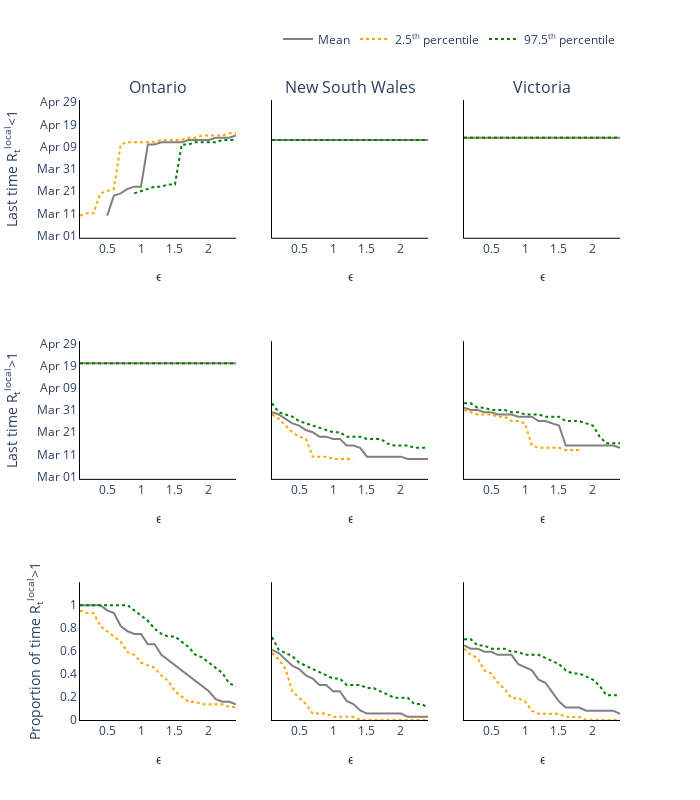

Notebook source saved alongside this figure:
### Markdown cell above
## Plot of Last times to R>1 and R<1 and Proprtion of time R>1

### Code cell
from plotly.subplots import make_subplots

colours = ['grey', 'orange', 'green']
regions = ['Ontario', 'New South Wales', 'Victoria']
trace_name = ['Last time R<sub>t</sub><sup>local</sup><1', 'Last time R<sub>t</sub><sup>local</sup>>1', 'Proportion of time R<sub>t</sub><sup>local</sup>>1']

titles = ['{}'.format(r) for r in regions]
titles.extend([None]*6)

traces_mean = [
    [last_time_r_less_than_1_ON, last_time_r_less_than_1_NSW, last_time_r_less_than_1_VIC],
    [last_time_r_more_than_1_ON, last_time_r_more_than_1_NSW, last_time_r_more_than_1_VIC],
    [proportion_time_r_more_than_1_ON, proportion_time_r_more_than_1_NSW, proportion_time_r_more_than_1_VIC]]

traces_lower = [
    [last_time_r_less_than_1_LowerCI_ON, last_time_r_less_than_1_LowerCI_NSW, last_time_r_less_than_1_LowerCI_VIC],
    [last_time_r_more_than_1_LowerCI_ON, last_time_r_more_than_1_LowerCI_NSW, last_time_r_more_than_1_LowerCI_VIC],
    [proportion_time_r_more_than_1_LowerCI_ON, proportion_time_r_more_than_1_LowerCI_NSW, proportion_time_r_more_than_1_LowerCI_VIC]]

traces_upper = [
    [last_time_r_less_than_1_UpperCI_ON, last_time_r_less_than_1_UpperCI_NSW, last_time_r_less_than_1_UpperCI_VIC],
    [last_time_r_more_than_1_UpperCI_ON, last_time_r_more_than_1_UpperCI_NSW, last_time_r_more_than_1_UpperCI_VIC],
    [proportion_time_r_more_than_1_UpperCI_ON, proportion_time_r_more_than_1_UpperCI_NSW, proportion_time_r_more_than_1_UpperCI_VIC]]

fig = go.Figure()
fig = make_subplots(rows=3, cols=3, subplot_titles=tuple(titles), shared_yaxes=True)

# Plot (bar chart cases each day)
for row in range(3):
    for col in range(3):
        if (row != 0) or (col != 0):
            # Plot of incidences
            fig.add_trace(
                go.Scatter(
                    x=large_epsilon_range,
                    y=traces_mean[row][col],
                    mode='lines',
                    name='Mean',
                    showlegend=False,
                    line_color=colours[0],
                ),
                row= row+1,
                col= col+1
            )

            fig.add_trace(
                go.Scatter(
                    x=large_epsilon_range,
                    y=traces_lower[row][col],
                    mode='lines',
                    name='2.5<sup>th</sup> percentile',
                    showlegend=False,
                    line_color=colours[1],
                    line={'dash': 'dot'}
                ),
                row= row+1,
                col= col+1
            )

            fig.add_trace(
                go.Scatter(
                    x=large_epsilon_range,
                    y=traces_upper[row][col],
                    mode='lines',
                    name='97.5<sup>th</sup> percentile',
                    showlegend=False,
                    line_color=colours[2],
                    line={'dash': 'dot'}
                ),
                row= row+1,
                col= col+1
            )

            fig.update_xaxes(row=row+1, col=col+1, title_text='ϵ')
        
        else:
            fig.add_trace(
                go.Scatter(
                    x=large_epsilon_range,
                    y=traces_mean[row][col],
                    mode='lines',
                    name='Mean',
                    line_color=colours[0]
                ),
                row= row+1,
                col= col+1
            )

            fig.add_trace(
                go.Scatter(
                    x=large_epsilon_range,
                    y=traces_lower[row][col],
                    mode='lines',
                    name='2.5<sup>th</sup> percentile',
                    line_color=colours[1],
                    line={'dash': 'dot'}
                ),
                row= row+1,
                col= col+1
            )

            fig.add_trace(
                go.Scatter(
                    x=large_epsilon_range,
                    y=traces_upper[row][col],
                    mode='lines',
                    name='97.5<sup>th</sup> percentile',
                    line_color=colours[2],
                    line={'dash': 'dot'}
                ),
                row= row+1,
                col= col+1
            )

            fig.update_xaxes(row=row+1, col=col+1, title_text='ϵ')


# Add axis labels
fig.update_layout(
    width=700, 
    height=800,
    plot_bgcolor='white',
    xaxis=dict(linecolor='black'),
    yaxis=dict(
        linecolor='black',
        range=[0, 62],
        tickvals=np.arange(1, 62, 10).tolist(),
        ticktext=['Mar 01', 'Mar 11', 'Mar 21', 'Mar 31', 'Apr 09', 'Apr 19', 'Apr 29']),
    xaxis2=dict(linecolor='black'),
    yaxis2=dict(
        linecolor='black',
        range=[0, 62],
        tickvals=np.arange(1, 62, 10).tolist(),
        ticktext=['Mar 01', 'Mar 11', 'Mar 21', 'Mar 31', 'Apr 09', 'Apr 19', 'Apr 29']),
    xaxis3=dict(linecolor='black'),
    yaxis3=dict(
        linecolor='black',
        range=[0, 62],
        tickvals=np.arange(1, 62, 10).tolist(),
        ticktext=['Mar 01', 'Mar 11', 'Mar 21', 'Mar 31', 'Apr 09', 'Apr 19', 'Apr 29']),
    xaxis4=dict(linecolor='black'),
    yaxis4=dict(
        linecolor='black',
        range=[0, 62],
        tickvals=np.arange(1, 62, 10).tolist(),
        ticktext=['Mar 01', 'Mar 11', 'Mar 21', 'Mar 31', 'Apr 09', 'Apr 19', 'Apr 29']),
    xaxis5=dict(linecolor='black'),
    yaxis5=dict(
        linecolor='black',
        range=[0, 62],
        tickvals=np.arange(1, 62, 10).tolist(),
        ticktext=['Mar 01', 'Mar 11', 'Mar 21', 'Mar 31', 'Apr 09', 'Apr 19', 'Apr 29']),
    xaxis6=dict(linecolor='black'),
    yaxis6=dict(
        linecolor='black',
        range=[0, 62],
        tickvals=np.arange(1, 62, 10).tolist(),
        ticktext=['Mar 01', 'Mar 11', 'Mar 21', 'Mar 31', 'Apr 09', 'Apr 19', 'Apr 29']),
    xaxis7=dict(linecolor='black'),
    yaxis7=dict(
        linecolor='black',
        range=[0, 1.2],
        tickvals=np.arange(0, 1.1, 0.2).tolist(),
        ticktext=['0', '0.2', '0.4', '0.6', '0.8', '1']),
    xaxis8=dict(linecolor='black'),
    yaxis8=dict(
        linecolor='black',
        range=[0, 1.2],
        tickvals=np.arange(0, 1.1, 0.2).tolist(),
        ticktext=['0', '0.2', '0.4', '0.6', '0.8', '1']),
    xaxis9=dict(linecolor='black'),
    yaxis9=dict(
        linecolor='black',
        range=[0, 1.2],
        tickvals=np.arange(0, 1.1, 0.2).tolist(),
        ticktext=['0', '0.2', '0.4', '0.6', '0.8', '1']),
    legend=dict(
        orientation='h',
        yanchor="bottom",
        y=1.075,
        xanchor="right",
        x=1)
    )

fig.update_yaxes(row=1, col=1, title_text=trace_name[0])
fig.update_yaxes(row=2, col=1, title_text=trace_name[1])
fig.update_yaxes(row=3, col=1, title_text=trace_name[2])

fig.write_image('Figure-3.pdf')
fig.show()

### Figure 1 — Plotly figure (JSON) as saved in the notebook; plotly's stock layout.template omitted (floating-point values rounded to 4 significant figures)
{"data": [{"line": {"color": "grey"}, "mode": "lines", "name": "Mean", "type": "scatter", "x": [0.1, 0.2, 0.3, 0.4, 0.5, 0.6, 0.7, 0.8, 0.9, 1, 1.1, 1.2, 1.3, 1.4, 1.5, 1.6, 1.7, 1.8, 1.9, 2, 2.1, 2.2, 2.3, 2.4], "xaxis": "x", "y": [null, null, null, null, 10, 19, 20, 22, 23, 23, 42, 42, 43, 43, 43, 43, 44, 44, 44, 44, 45, 45, 45, 46], "yaxis": "y"}, {"line": {"color": "orange", "dash": "dot"}, "mode": "lines", "name": "2.5<sup>th</sup> percentile", "type": "scatter", "x": [0.1, 0.2, 0.3, 0.4, 0.5, 0.6, 0.7, 0.8, 0.9, 1, 1.1, 1.2, 1.3, 1.4, 1.5, 1.6, 1.7, 1.8, 1.9, 2, 2.1, 2.2, 2.3, 2.4], "xaxis": "x", "y": [10, 11, 11, 20, 21, 22, 42, 43, 43, 43, 43, 43, 44, 44, 44, 44, 45, 45, 46, 46, 46, 46, 47, 47], "yaxis": "y"}, {"line": {"color": "green", "dash": "dot"}, "mode": "lines", "name": "97.5<sup>th</sup> percentile", "type": "scatter", "x": [0.1, 0.2, 0.3, 0.4, 0.5, 0.6, 0.7, 0.8, 0.9, 1, 1.1, 1.2, 1.3, 1.4, 1.5, 1.6, 1.7, 1.8, 1.9, 2, 2.1, 2.2, 2.3, 2.4], "xaxis": "x", "y": [null, null, null, null, null, null, null, null, 20, 21, 22, 23, 23, 24, 24, 42, 42, 43, 43, 43, 43, 44, 44, 44], "yaxis": "y"}, {"line": {"color": "grey"}, "mode": "lines", "name": "Mean", "showlegend": false, "type": "scatter", "x": [0.1, 0.2, 0.3, 0.4, 0.5, 0.6, 0.7, 0.8, 0.9, 1, 1.1, 1.2, 1.3, 1.4, 1.5, 1.6, 1.7, 1.8, 1.9, 2, 2.1, 2.2, 2.3, 2.4], "xaxis": "x2", "y": [44, 44, 44, 44, 44, 44, 44, 44, 44, 44, 44, 44, 44, 44, 44, 44, 44, 44, 44, 44, 44, 44, 44, 44], "yaxis": "y2"}, {"line": {"color": "orange", "dash": "dot"}, "mode": "lines", "name": "2.5<sup>th</sup> percentile", "showlegend": false, "type": "scatter", "x": [0.1, 0.2, 0.3, 0.4, 0.5, 0.6, 0.7, 0.8, 0.9, 1, 1.1, 1.2, 1.3, 1.4, 1.5, 1.6, 1.7, 1.8, 1.9, 2, 2.1, 2.2, 2.3, 2.4], "xaxis": "x2", "y": [44, 44, 44, 44, 44, 44, 44, 44, 44, 44, 44, 44, 44, 44, 44, 44, 44, 44, 44, 44, 44, 44, 44, 44], "yaxis": "y2"}, {"line": {"color": "green", "dash": "dot"}, "mode": "lines", "name": "97.5<sup>th</sup> percentile", "showlegend": false, "type": "scatter", "x": [0.1, 0.2, 0.3, 0.4, 0.5, 0.6, 0.7, 0.8, 0.9, 1, 1.1, 1.2, 1.3, 1.4, 1.5, 1.6, 1.7, 1.8, 1.9, 2, 2.1, 2.2, 2.3, 2.4], "xaxis": "x2", "y": [44, 44, 44, 44, 44, 44, 44, 44, 44, 44, 44, 44, 44, 44, 44, 44, 44, 44, 44, 44, 44, 44, 44, 44], "yaxis": "y2"}, {"line": {"color": "grey"}, "mode": "lines", "name": "Mean", "showlegend": false, "type": "scatter", "x": [0.1, 0.2, 0.3, 0.4, 0.5, 0.6, 0.7, 0.8, 0.9, 1, 1.1, 1.2, 1.3, 1.4, 1.5, 1.6, 1.7, 1.8, 1.9, 2, 2.1, 2.2, 2.3, 2.4], "xaxis": "x3", "y": [45, 45, 45, 45, 45, 45, 45, 45, 45, 45, 45, 45, 45, 45, 45, 45, 45, 45, 45, 45, 45, 45, 45, 45], "yaxis": "y3"}, {"line": {"color": "orange", "dash": "dot"}, "mode": "lines", "name": "2.5<sup>th</sup> percentile", "showlegend": false, "type": "scatter", "x": [0.1, 0.2, 0.3, 0.4, 0.5, 0.6, 0.7, 0.8, 0.9, 1, 1.1, 1.2, 1.3, 1.4, 1.5, 1.6, 1.7, 1.8, 1.9, 2, 2.1, 2.2, 2.3, 2.4], "xaxis": "x3", "y": [45, 45, 45, 45, 45, 45, 45, 45, 45, 45, 45, 45, 45, 45, 45, 45, 45, 45, 45, 45, 45, 45, 45, 45], "yaxis": "y3"}, {"line": {"color": "green", "dash": "dot"}, "mode": "lines", "name": "97.5<sup>th</sup> percentile", "showlegend": false, "type": "scatter", "x": [0.1, 0.2, 0.3, 0.4, 0.5, 0.6, 0.7, 0.8, 0.9, 1, 1.1, 1.2, 1.3, 1.4, 1.5, 1.6, 1.7, 1.8, 1.9, 2, 2.1, 2.2, 2.3, 2.4], "xaxis": "x3", "y": [45, 45, 45, 45, 45, 45, 45, 45, 45, 45, 45, 45, 45, 45, 45, 45, 45, 45, 45, 45, 45, 45, 45, 45], "yaxis": "y3"}, {"line": {"color": "grey"}, "mode": "lines", "name": "Mean", "showlegend": false, "type": "scatter", "x": [0.1, 0.2, 0.3, 0.4, 0.5, 0.6, 0.7, 0.8, 0.9, 1, 1.1, 1.2, 1.3, 1.4, 1.5, 1.6, 1.7, 1.8, 1.9, 2, 2.1, 2.2, 2.3, 2.4], "xaxis": "x4", "y": [52, 52, 52, 52, 52, 52, 52, 52, 52, 52, 52, 52, 52, 52, 52, 52, 52, 52, 52, 52, 52, 52, 52, 52], "yaxis": "y4"}, {"line": {"color": "orange", "dash": "dot"}, "mode": "lines", "name": "2.5<sup>th</sup> percentile", "showlegend": false, "type": "scatter", "x": [0.1, 0.2, 0.3, 0.4, 0.5, 0.6, 0.7, 0.8, 0.9, 1, 1.1, 1.2, 1.3, 1.4, 1.5, 1.6, 1.7, 1.8, 1.9, 2, 2.1, 2.2, 2.3, 2.4], "xaxis": "x4", "y": [52, 52, 52, 52, 52, 52, 52, 52, 52, 52, 52, 52, 52, 52, 52, 52, 52, 52, 52, 52, 52, 52, 52, 52], "yaxis": "y4"}, {"line": {"color": "green", "dash": "dot"}, "mode": "lines", "name": "97.5<sup>th</sup> percentile", "showlegend": false, "type": "scatter", "x": [0.1, 0.2, 0.3, 0.4, 0.5, 0.6, 0.7, 0.8, 0.9, 1, 1.1, 1.2, 1.3, 1.4, 1.5, 1.6, 1.7, 1.8, 1.9, 2, 2.1, 2.2, 2.3, 2.4], "xaxis": "x4", "y": [52, 52, 52, 52, 52, 52, 52, 52, 52, 52, 52, 52, 52, 52, 52, 52, 52, 52, 52, 52, 52, 52, 52, 52], "yaxis": "y4"}, {"line": {"color": "grey"}, "mode": "lines", "name": "Mean", "showlegend": false, "type": "scatter", "x": [0.1, 0.2, 0.3, 0.4, 0.5, 0.6, 0.7, 0.8, 0.9, 1, 1.1, 1.2, 1.3, 1.4, 1.5, 1.6, 1.7, 1.8, 1.9, 2, 2.1, 2.2, 2.3, 2.4], "xaxis": "x5", "y": [30, 29, 27, 25, 24, 22, 21, 19, 19, 18, 18, 15, 15, 14, 10, 10, 10, 10, 10, 10, 9, 9, 9, 9], "yaxis": "y5"}, {"line": {"color": "orange", "dash": "dot"}, "mode": "lines", "name": "2.5<sup>th</sup> percentile", "showlegend": false, "type": "scatter", "x": [0.1, 0.2, 0.3, 0.4, 0.5, 0.6, 0.7, 0.8, 0.9, 1, 1.1, 1.2, 1.3, 1.4, 1.5, 1.6, 1.7, 1.8, 1.9, 2, 2.1, 2.2, 2.3, 2.4], "xaxis": "x5", "y": [29, 27, 24, 21, 19, 18, 10, 10, 10, 9, 9, 9, 9, null, null, null, null, null, null, null, null, null, null, null], "yaxis": "y5"}, {"line": {"color": "green", "dash": "dot"}, "mode": "lines", "name": "97.5<sup>th</sup> percentile", "showlegend": false, "type": "scatter", "x": [0.1, 0.2, 0.3, 0.4, 0.5, 0.6, 0.7, 0.8, 0.9, 1, 1.1, 1.2, 1.3, 1.4, 1.5, 1.6, 1.7, 1.8, 1.9, 2, 2.1, 2.2, 2.3, 2.4], "xaxis": "x5", "y": [34, 30, 29, 28, 26, 25, 24, 23, 22, 21, 21, 19, 19, 19, 18, 18, 18, 16, 15, 15, 15, 14, 14, 14], "yaxis": "y5"}, {"line": {"color": "grey"}, "mode": "lines", "name": "Mean", "showlegend": false, "type": "scatter", "x": [0.1, 0.2, 0.3, 0.4, 0.5, 0.6, 0.7, 0.8, 0.9, 1, 1.1, 1.2, 1.3, 1.4, 1.5, 1.6, 1.7, 1.8, 1.9, 2, 2.1, 2.2, 2.3, 2.4], "xaxis": "x6", "y": [32, 31, 31, 30, 30, 29, 29, 29, 28, 28, 28, 26, 26, 25, 24, 15, 15, 15, 15, 15, 15, 15, 15, 14], "yaxis": "y6"}, {"line": {"color": "orange", "dash": "dot"}, "mode": "lines", "name": "2.5<sup>th</sup> percentile", "showlegend": false, "type": "scatter", "x": [0.1, 0.2, 0.3, 0.4, 0.5, 0.6, 0.7, 0.8, 0.9, 1, 1.1, 1.2, 1.3, 1.4, 1.5, 1.6, 1.7, 1.8, 1.9, 2, 2.1, 2.2, 2.3, 2.4], "xaxis": "x6", "y": [31, 30, 29, 29, 29, 28, 28, 26, 26, 25, 15, 14, 14, 14, 14, 13, 13, 13, null, null, null, null, null, null], "yaxis": "y6"}, {"line": {"color": "green", "dash": "dot"}, "mode": "lines", "name": "97.5<sup>th</sup> percentile", "showlegend": false, "type": "scatter", "x": [0.1, 0.2, 0.3, 0.4, 0.5, 0.6, 0.7, 0.8, 0.9, 1, 1.1, 1.2, 1.3, 1.4, 1.5, 1.6, 1.7, 1.8, 1.9, 2, 2.1, 2.2, 2.3, 2.4], "xaxis": "x6", "y": [34, 34, 32, 32, 31, 31, 31, 30, 30, 29, 29, 29, 28, 28, 28, 26, 26, 26, 25, 24, 19, 16, 16, 16], "yaxis": "y6"}, {"line": {"color": "grey"}, "mode": "lines", "name": "Mean", "showlegend": false, "type": "scatter", "x": [0.1, 0.2, 0.3, 0.4, 0.5, 0.6, 0.7, 0.8, 0.9, 1, 1.1, 1.2, 1.3, 1.4, 1.5, 1.6, 1.7, 1.8, 1.9, 2, 2.1, 2.2, 2.3, 2.4], "xaxis": "x7", "y": [1, 1, 1, 1, 0.9545, 0.9318, 0.8182, 0.7727, 0.75, 0.75, 0.6591, 0.6591, 0.5682, 0.5227, 0.4773, 0.4318, 0.3864, 0.3409, 0.2955, 0.25, 0.1818, 0.1591, 0.1591, 0.1364], "yaxis": "y7"}, {"line": {"color": "orange", "dash": "dot"}, "mode": "lines", "name": "2.5<sup>th</sup> percentile", "showlegend": false, "type": "scatter", "x": [0.1, 0.2, 0.3, 0.4, 0.5, 0.6, 0.7, 0.8, 0.9, 1, 1.1, 1.2, 1.3, 1.4, 1.5, 1.6, 1.7, 1.8, 1.9, 2, 2.1, 2.2, 2.3, 2.4], "xaxis": "x7", "y": [0.9545, 0.9318, 0.9318, 0.8182, 0.7727, 0.7273, 0.6818, 0.5909, 0.5682, 0.5, 0.4773, 0.4545, 0.3864, 0.3409, 0.25, 0.2045, 0.1591, 0.1591, 0.1364, 0.1364, 0.1364, 0.1364, 0.1136, 0.1136], "yaxis": "y7"}, {"line": {"color": "green", "dash": "dot"}, "mode": "lines", "name": "97.5<sup>th</sup> percentile", "showlegend": false, "type": "scatter", "x": [0.1, 0.2, 0.3, 0.4, 0.5, 0.6, 0.7, 0.8, 0.9, 1, 1.1, 1.2, 1.3, 1.4, 1.5, 1.6, 1.7, 1.8, 1.9, 2, 2.1, 2.2, 2.3, 2.4], "xaxis": "x7", "y": [1, 1, 1, 1, 1, 1, 1, 1, 0.9545, 0.9091, 0.8636, 0.7955, 0.75, 0.7273, 0.7273, 0.6818, 0.6364, 0.5682, 0.5455, 0.5, 0.4545, 0.4091, 0.3182, 0.2955], "yaxis": "y7"}, {"line": {"color": "grey"}, "mode": "lines", "name": "Mean", "showlegend": false, "type": "scatter", "x": [0.1, 0.2, 0.3, 0.4, 0.5, 0.6, 0.7, 0.8, 0.9, 1, 1.1, 1.2, 1.3, 1.4, 1.5, 1.6, 1.7, 1.8, 1.9, 2, 2.1, 2.2, 2.3, 2.4], "xaxis": "x8", "y": [0.6111, 0.5833, 0.5278, 0.4722, 0.4444, 0.3889, 0.3611, 0.3056, 0.3056, 0.25, 0.25, 0.1667, 0.1389, 0.08333, 0.05556, 0.05556, 0.05556, 0.05556, 0.05556, 0.05556, 0.02778, 0.02778, 0.02778, 0.02778], "yaxis": "y8"}, {"line": {"color": "orange", "dash": "dot"}, "mode": "lines", "name": "2.5<sup>th</sup> percentile", "showlegend": false, "type": "scatter", "x": [0.1, 0.2, 0.3, 0.4, 0.5, 0.6, 0.7, 0.8, 0.9, 1, 1.1, 1.2, 1.3, 1.4, 1.5, 1.6, 1.7, 1.8, 1.9, 2, 2.1, 2.2, 2.3, 2.4], "xaxis": "x8", "y": [0.5833, 0.5278, 0.4444, 0.25, 0.1944, 0.1389, 0.05556, 0.05556, 0.05556, 0.02778, 0.02778, 0.02778, 0.02778, 0, 0, 0, 0, 0, 0, 0, 0, 0, 0, 0], "yaxis": "y8"}, {"line": {"color": "green", "dash": "dot"}, "mode": "lines", "name": "97.5<sup>th</sup> percentile", "showlegend": false, "type": "scatter", "x": [0.1, 0.2, 0.3, 0.4, 0.5, 0.6, 0.7, 0.8, 0.9, 1, 1.1, 1.2, 1.3, 1.4, 1.5, 1.6, 1.7, 1.8, 1.9, 2, 2.1, 2.2, 2.3, 2.4], "xaxis": "x8", "y": [0.7222, 0.6111, 0.5833, 0.5556, 0.5, 0.4722, 0.4444, 0.4167, 0.3889, 0.3611, 0.3611, 0.3056, 0.3056, 0.3056, 0.2778, 0.2778, 0.25, 0.2222, 0.1944, 0.1944, 0.1944, 0.1389, 0.1389, 0.1111], "yaxis": "y8"}, {"line": {"color": "grey"}, "mode": "lines", "name": "Mean", "showlegend": false, "type": "scatter", "x": [0.1, 0.2, 0.3, 0.4, 0.5, 0.6, 0.7, 0.8, 0.9, 1, 1.1, 1.2, 1.3, 1.4, 1.5, 1.6, 1.7, 1.8, 1.9, 2, 2.1, 2.2, 2.3, 2.4], "xaxis": "x9", "y": [0.6486, 0.6216, 0.6216, 0.5946, 0.5946, 0.5676, 0.5676, 0.5676, 0.4865, 0.4595, 0.4324, 0.3514, 0.3243, 0.2432, 0.1622, 0.1081, 0.1081, 0.1081, 0.08108, 0.08108, 0.08108, 0.08108, 0.08108, 0.05405], "yaxis": "y9"}, {"line": {"color": "orange", "dash": "dot"}, "mode": "lines", "name": "2.5<sup>th</sup> percentile", "showlegend": false, "type": "scatter", "x": [0.1, 0.2, 0.3, 0.4, 0.5, 0.6, 0.7, 0.8, 0.9, 1, 1.1, 1.2, 1.3, 1.4, 1.5, 1.6, 1.7, 1.8, 1.9, 2, 2.1, 2.2, 2.3, 2.4], "xaxis": "x9", "y": [0.6216, 0.5676, 0.5405, 0.4324, 0.4054, 0.3243, 0.2703, 0.1892, 0.1892, 0.1622, 0.08108, 0.05405, 0.05405, 0.05405, 0.05405, 0.02703, 0.02703, 0.02703, 0, 0, 0, 0, 0, 0], "yaxis": "y9"}, {"line": {"color": "green", "dash": "dot"}, "mode": "lines", "name": "97.5<sup>th</sup> percentile", "showlegend": false, "type": "scatter", "x": [0.1, 0.2, 0.3, 0.4, 0.5, 0.6, 0.7, 0.8, 0.9, 1, 1.1, 1.2, 1.3, 1.4, 1.5, 1.6, 1.7, 1.8, 1.9, 2, 2.1, 2.2, 2.3, 2.4], "xaxis": "x9", "y": [0.7027, 0.7027, 0.6486, 0.6486, 0.6216, 0.6216, 0.6216, 0.5946, 0.5946, 0.5676, 0.5676, 0.5676, 0.5405, 0.5135, 0.4865, 0.4324, 0.4054, 0.4054, 0.3784, 0.3514, 0.2973, 0.2162, 0.2162, 0.2162], "yaxis": "y9"}], "layout": {"annotations": [{"font": {"size": 16}, "showarrow": false, "text": "Ontario", "x": 0.1444, "xanchor": "center", "xref": "paper", "y": 1, "yanchor": "bottom", "yref": "paper"}, {"font": {"size": 16}, "showarrow": false, "text": "New South Wales", "x": 0.5, "xanchor": "center", "xref": "paper", "y": 1, "yanchor": "bottom", "yref": "paper"}, {"font": {"size": 16}, "showarrow": false, "text": "Victoria", "x": 0.8556, "xanchor": "center", "xref": "paper", "y": 1, "yanchor": "bottom", "yref": "paper"}], "height": 800, "legend": {"orientation": "h", "x": 1, "xanchor": "right", "y": 1.075, "yanchor": "bottom"}, "plot_bgcolor": "white", "width": 700, "xaxis": {"anchor": "y", "domain": [0, 0.2889], "linecolor": "black", "title": {"text": "ϵ"}}, "xaxis2": {"anchor": "y2", "domain": [0.3556, 0.6444], "linecolor": "black", "title": {"text": "ϵ"}}, "xaxis3": {"anchor": "y3", "domain": [0.7111, 1], "linecolor": "black", "title": {"text": "ϵ"}}, "xaxis4": {"anchor": "y4", "domain": [0, 0.2889], "linecolor": "black", "title": {"text": "ϵ"}}, "xaxis5": {"anchor": "y5", "domain": [0.3556, 0.6444], "linecolor": "black", "title": {"text": "ϵ"}}, "xaxis6": {"anchor": "y6", "domain": [0.7111, 1], "linecolor": "black", "title": {"text": "ϵ"}}, "xaxis7": {"anchor": "y7", "domain": [0, 0.2889], "linecolor": "black", "title": {"text": "ϵ"}}, "xaxis8": {"anchor": "y8", "domain": [0.3556, 0.6444], "linecolor": "black", "title": {"text": "ϵ"}}, "xaxis9": {"anchor": "y9", "domain": [0.7111, 1], "linecolor": "black", "title": {"text": "ϵ"}}, "yaxis": {"anchor": "x", "domain": [0.7778, 1], "linecolor": "black", "range": [0, 62], "ticktext": ["Mar 01", "Mar 11", "Mar 21", "Mar 31", "Apr 09", "Apr 19", "Apr 29"], "tickvals": [1, 11, 21, 31, 41, 51, 61], "title": {"text": "Last time R<sub>t</sub><sup>local</sup><1"}}, "yaxis2": {"anchor": "x2", "domain": [0.7778, 1], "linecolor": "black", "matches": "y", "range": [0, 62], "showticklabels": false, "ticktext": ["Mar 01", "Mar 11", "Mar 21", "Mar 31", "Apr 09", "Apr 19", "Apr 29"], "tickvals": [1, 11, 21, 31, 41, 51, 61]}, "yaxis3": {"anchor": "x3", "domain": [0.7778, 1], "linecolor": "black", "matches": "y", "range": [0, 62], "showticklabels": false, "ticktext": ["Mar 01", "Mar 11", "Mar 21", "Mar 31", "Apr 09", "Apr 19", "Apr 29"], "tickvals": [1, 11, 21, 31, 41, 51, 61]}, "yaxis4": {"anchor": "x4", "domain": [0.3889, 0.6111], "linecolor": "black", "range": [0, 62], "ticktext": ["Mar 01", "Mar 11", "Mar 21", "Mar 31", "Apr 09", "Apr 19", "Apr 29"], "tickvals": [1, 11, 21, 31, 41, 51, 61], "title": {"text": "Last time R<sub>t</sub><sup>local</sup>>1"}}, "yaxis5": {"anchor": "x5", "domain": [0.3889, 0.6111], "linecolor": "black", "matches": "y4", "range": [0, 62], "showticklabels": false, "ticktext": ["Mar 01", "Mar 11", "Mar 21", "Mar 31", "Apr 09", "Apr 19", "Apr 29"], "tickvals": [1, 11, 21, 31, 41, 51, 61]}, "yaxis6": {"anchor": "x6", "domain": [0.3889, 0.6111], "linecolor": "black", "matches": "y4", "range": [0, 62], "showticklabels": false, "ticktext": ["Mar 01", "Mar 11", "Mar 21", "Mar 31", "Apr 09", "Apr 19", "Apr 29"], "tickvals": [1, 11, 21, 31, 41, 51, 61]}, "yaxis7": {"anchor": "x7", "domain": [0, 0.2222], "linecolor": "black", "range": [0, 1.2], "ticktext": ["0", "0.2", "0.4", "0.6", "0.8", "1"], "tickvals": [0, 0.2, 0.4, 0.6, 0.8, 1], "title": {"text": "Proportion of time R<sub>t</sub><sup>local</sup>>1"}}, "yaxis8": {"anchor": "x8", "domain": [0, 0.2222], "linecolor": "black", "matches": "y7", "range": [0, 1.2], "showticklabels": false, "ticktext": ["0", "0.2", "0.4", "0.6", "0.8", "1"], "tickvals": [0, 0.2, 0.4, 0.6, 0.8, 1]}, "yaxis9": {"anchor": "x9", "domain": [0, 0.2222], "linecolor": "black", "matches": "y7", "range": [0, 1.2], "showticklabels": false, "ticktext": ["0", "0.2", "0.4", "0.6", "0.8", "1"], "tickvals": [0, 0.2, 0.4, 0.6, 0.8, 1]}}}
